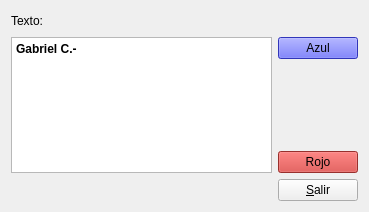
<?xml version="1.0" encoding="UTF-8"?>
<ui version="4.0">
 <class>Form</class>
 <widget class="QWidget" name="Form">
  <property name="geometry">
   <rect>
    <x>0</x>
    <y>0</y>
    <width>369</width>
    <height>212</height>
   </rect>
  </property>
  <property name="windowTitle">
   <string>Form</string>
  </property>
  <layout class="QGridLayout" name="gridLayout">
   <item row="0" column="0">
    <layout class="QHBoxLayout" name="horizontalLayout_2">
     <item>
      <widget class="QLabel" name="LabelTexto">
       <property name="text">
        <string>Texto:</string>
       </property>
      </widget>
     </item>
     <item>
      <spacer name="horizontalSpacer_2">
       <property name="orientation">
        <enum>Qt::Horizontal</enum>
       </property>
       <property name="sizeHint" stdset="0">
        <size>
         <width>208</width>
         <height>20</height>
        </size>
       </property>
      </spacer>
     </item>
    </layout>
   </item>
   <item row="0" column="1">
    <spacer name="verticalSpacer_3">
     <property name="orientation">
      <enum>Qt::Vertical</enum>
     </property>
     <property name="sizeHint" stdset="0">
      <size>
       <width>20</width>
       <height>19</height>
      </size>
     </property>
    </spacer>
   </item>
   <item row="1" column="0">
    <widget class="QTextBrowser" name="BrowserTexto">
     <property name="frameShape">
      <enum>QFrame::StyledPanel</enum>
     </property>
     <property name="documentTitle">
      <string/>
     </property>
     <property name="lineWrapMode">
      <enum>QTextEdit::WidgetWidth</enum>
     </property>
     <property name="readOnly">
      <bool>false</bool>
     </property>
     <property name="html">
      <string>&lt;!DOCTYPE HTML PUBLIC &quot;-//W3C//DTD HTML 4.0//EN&quot; &quot;http://www.w3.org/TR/REC-html40/strict.dtd&quot;&gt;
&lt;html&gt;&lt;head&gt;&lt;meta name=&quot;qrichtext&quot; content=&quot;1&quot; /&gt;&lt;style type=&quot;text/css&quot;&gt;
p, li { white-space: pre-wrap; }
&lt;/style&gt;&lt;/head&gt;&lt;body style=&quot; font-family:'Sans Serif'; font-size:9pt; font-weight:400; font-style:normal;&quot;&gt;
&lt;p align=&quot;justify&quot; style=&quot; margin-top:0px; margin-bottom:0px; margin-left:0px; margin-right:0px; -qt-block-indent:0; text-indent:0px;&quot;&gt;&lt;span style=&quot; font-weight:600;&quot;&gt;Gabriel C.-&lt;/span&gt;&lt;/p&gt;
&lt;p align=&quot;justify&quot; style=&quot;-qt-paragraph-type:empty; margin-top:0px; margin-bottom:0px; margin-left:0px; margin-right:0px; -qt-block-indent:0; text-indent:0px; font-weight:600;&quot;&gt;&lt;br /&gt;&lt;/p&gt;&lt;/body&gt;&lt;/html&gt;</string>
     </property>
    </widget>
   </item>
   <item row="1" column="1">
    <layout class="QVBoxLayout" name="verticalLayout">
     <item>
      <widget class="QPushButton" name="pushButton">
       <property name="palette">
        <palette>
         <active>
          <colorrole role="WindowText">
           <brush brushstyle="SolidPattern">
            <color alpha="255">
             <red>0</red>
             <green>0</green>
             <blue>0</blue>
            </color>
           </brush>
          </colorrole>
          <colorrole role="Button">
           <brush brushstyle="SolidPattern">
            <color alpha="242">
             <red>57</red>
             <green>63</green>
             <blue>255</blue>
            </color>
           </brush>
          </colorrole>
          <colorrole role="Light">
           <brush brushstyle="SolidPattern">
            <color alpha="242">
             <red>185</red>
             <green>187</green>
             <blue>255</blue>
            </color>
           </brush>
          </colorrole>
          <colorrole role="Midlight">
           <brush brushstyle="SolidPattern">
            <color alpha="242">
             <red>121</red>
             <green>125</green>
             <blue>255</blue>
            </color>
           </brush>
          </colorrole>
          <colorrole role="Dark">
           <brush brushstyle="SolidPattern">
            <color alpha="242">
             <red>28</red>
             <green>31</green>
             <blue>127</blue>
            </color>
           </brush>
          </colorrole>
          <colorrole role="Mid">
           <brush brushstyle="SolidPattern">
            <color alpha="242">
             <red>38</red>
             <green>42</green>
             <blue>170</blue>
            </color>
           </brush>
          </colorrole>
          <colorrole role="Text">
           <brush brushstyle="SolidPattern">
            <color alpha="255">
             <red>0</red>
             <green>0</green>
             <blue>0</blue>
            </color>
           </brush>
          </colorrole>
          <colorrole role="BrightText">
           <brush brushstyle="SolidPattern">
            <color alpha="255">
             <red>255</red>
             <green>255</green>
             <blue>255</blue>
            </color>
           </brush>
          </colorrole>
          <colorrole role="ButtonText">
           <brush brushstyle="SolidPattern">
            <color alpha="255">
             <red>0</red>
             <green>0</green>
             <blue>0</blue>
            </color>
           </brush>
          </colorrole>
          <colorrole role="Base">
           <brush brushstyle="SolidPattern">
            <color alpha="255">
             <red>255</red>
             <green>255</green>
             <blue>255</blue>
            </color>
           </brush>
          </colorrole>
          <colorrole role="Window">
           <brush brushstyle="SolidPattern">
            <color alpha="242">
             <red>57</red>
             <green>63</green>
             <blue>255</blue>
            </color>
           </brush>
          </colorrole>
          <colorrole role="Shadow">
           <brush brushstyle="SolidPattern">
            <color alpha="255">
             <red>0</red>
             <green>0</green>
             <blue>0</blue>
            </color>
           </brush>
          </colorrole>
          <colorrole role="AlternateBase">
           <brush brushstyle="SolidPattern">
            <color alpha="248">
             <red>156</red>
             <green>159</green>
             <blue>255</blue>
            </color>
           </brush>
          </colorrole>
          <colorrole role="ToolTipBase">
           <brush brushstyle="SolidPattern">
            <color alpha="255">
             <red>255</red>
             <green>255</green>
             <blue>220</blue>
            </color>
           </brush>
          </colorrole>
          <colorrole role="ToolTipText">
           <brush brushstyle="SolidPattern">
            <color alpha="255">
             <red>0</red>
             <green>0</green>
             <blue>0</blue>
            </color>
           </brush>
          </colorrole>
         </active>
         <inactive>
          <colorrole role="WindowText">
           <brush brushstyle="SolidPattern">
            <color alpha="255">
             <red>0</red>
             <green>0</green>
             <blue>0</blue>
            </color>
           </brush>
          </colorrole>
          <colorrole role="Button">
           <brush brushstyle="SolidPattern">
            <color alpha="242">
             <red>57</red>
             <green>63</green>
             <blue>255</blue>
            </color>
           </brush>
          </colorrole>
          <colorrole role="Light">
           <brush brushstyle="SolidPattern">
            <color alpha="242">
             <red>185</red>
             <green>187</green>
             <blue>255</blue>
            </color>
           </brush>
          </colorrole>
          <colorrole role="Midlight">
           <brush brushstyle="SolidPattern">
            <color alpha="242">
             <red>121</red>
             <green>125</green>
             <blue>255</blue>
            </color>
           </brush>
          </colorrole>
          <colorrole role="Dark">
           <brush brushstyle="SolidPattern">
            <color alpha="242">
             <red>28</red>
             <green>31</green>
             <blue>127</blue>
            </color>
           </brush>
          </colorrole>
          <colorrole role="Mid">
           <brush brushstyle="SolidPattern">
            <color alpha="242">
             <red>38</red>
             <green>42</green>
             <blue>170</blue>
            </color>
           </brush>
          </colorrole>
          <colorrole role="Text">
           <brush brushstyle="SolidPattern">
            <color alpha="255">
             <red>0</red>
             <green>0</green>
             <blue>0</blue>
            </color>
           </brush>
          </colorrole>
          <colorrole role="BrightText">
           <brush brushstyle="SolidPattern">
            <color alpha="255">
             <red>255</red>
             <green>255</green>
             <blue>255</blue>
            </color>
           </brush>
          </colorrole>
          <colorrole role="ButtonText">
           <brush brushstyle="SolidPattern">
            <color alpha="255">
             <red>0</red>
             <green>0</green>
             <blue>0</blue>
            </color>
           </brush>
          </colorrole>
          <colorrole role="Base">
           <brush brushstyle="SolidPattern">
            <color alpha="255">
             <red>255</red>
             <green>255</green>
             <blue>255</blue>
            </color>
           </brush>
          </colorrole>
          <colorrole role="Window">
           <brush brushstyle="SolidPattern">
            <color alpha="242">
             <red>57</red>
             <green>63</green>
             <blue>255</blue>
            </color>
           </brush>
          </colorrole>
          <colorrole role="Shadow">
           <brush brushstyle="SolidPattern">
            <color alpha="255">
             <red>0</red>
             <green>0</green>
             <blue>0</blue>
            </color>
           </brush>
          </colorrole>
          <colorrole role="AlternateBase">
           <brush brushstyle="SolidPattern">
            <color alpha="248">
             <red>156</red>
             <green>159</green>
             <blue>255</blue>
            </color>
           </brush>
          </colorrole>
          <colorrole role="ToolTipBase">
           <brush brushstyle="SolidPattern">
            <color alpha="255">
             <red>255</red>
             <green>255</green>
             <blue>220</blue>
            </color>
           </brush>
          </colorrole>
          <colorrole role="ToolTipText">
           <brush brushstyle="SolidPattern">
            <color alpha="255">
             <red>0</red>
             <green>0</green>
             <blue>0</blue>
            </color>
           </brush>
          </colorrole>
         </inactive>
         <disabled>
          <colorrole role="WindowText">
           <brush brushstyle="SolidPattern">
            <color alpha="242">
             <red>28</red>
             <green>31</green>
             <blue>127</blue>
            </color>
           </brush>
          </colorrole>
          <colorrole role="Button">
           <brush brushstyle="SolidPattern">
            <color alpha="242">
             <red>57</red>
             <green>63</green>
             <blue>255</blue>
            </color>
           </brush>
          </colorrole>
          <colorrole role="Light">
           <brush brushstyle="SolidPattern">
            <color alpha="242">
             <red>185</red>
             <green>187</green>
             <blue>255</blue>
            </color>
           </brush>
          </colorrole>
          <colorrole role="Midlight">
           <brush brushstyle="SolidPattern">
            <color alpha="242">
             <red>121</red>
             <green>125</green>
             <blue>255</blue>
            </color>
           </brush>
          </colorrole>
          <colorrole role="Dark">
           <brush brushstyle="SolidPattern">
            <color alpha="242">
             <red>28</red>
             <green>31</green>
             <blue>127</blue>
            </color>
           </brush>
          </colorrole>
          <colorrole role="Mid">
           <brush brushstyle="SolidPattern">
            <color alpha="242">
             <red>38</red>
             <green>42</green>
             <blue>170</blue>
            </color>
           </brush>
          </colorrole>
          <colorrole role="Text">
           <brush brushstyle="SolidPattern">
            <color alpha="242">
             <red>28</red>
             <green>31</green>
             <blue>127</blue>
            </color>
           </brush>
          </colorrole>
          <colorrole role="BrightText">
           <brush brushstyle="SolidPattern">
            <color alpha="255">
             <red>255</red>
             <green>255</green>
             <blue>255</blue>
            </color>
           </brush>
          </colorrole>
          <colorrole role="ButtonText">
           <brush brushstyle="SolidPattern">
            <color alpha="242">
             <red>28</red>
             <green>31</green>
             <blue>127</blue>
            </color>
           </brush>
          </colorrole>
          <colorrole role="Base">
           <brush brushstyle="SolidPattern">
            <color alpha="242">
             <red>57</red>
             <green>63</green>
             <blue>255</blue>
            </color>
           </brush>
          </colorrole>
          <colorrole role="Window">
           <brush brushstyle="SolidPattern">
            <color alpha="242">
             <red>57</red>
             <green>63</green>
             <blue>255</blue>
            </color>
           </brush>
          </colorrole>
          <colorrole role="Shadow">
           <brush brushstyle="SolidPattern">
            <color alpha="255">
             <red>0</red>
             <green>0</green>
             <blue>0</blue>
            </color>
           </brush>
          </colorrole>
          <colorrole role="AlternateBase">
           <brush brushstyle="SolidPattern">
            <color alpha="242">
             <red>57</red>
             <green>63</green>
             <blue>255</blue>
            </color>
           </brush>
          </colorrole>
          <colorrole role="ToolTipBase">
           <brush brushstyle="SolidPattern">
            <color alpha="255">
             <red>255</red>
             <green>255</green>
             <blue>220</blue>
            </color>
           </brush>
          </colorrole>
          <colorrole role="ToolTipText">
           <brush brushstyle="SolidPattern">
            <color alpha="255">
             <red>0</red>
             <green>0</green>
             <blue>0</blue>
            </color>
           </brush>
          </colorrole>
         </disabled>
        </palette>
       </property>
       <property name="text">
        <string>Azul</string>
       </property>
      </widget>
     </item>
     <item>
      <spacer name="verticalSpacer">
       <property name="orientation">
        <enum>Qt::Vertical</enum>
       </property>
       <property name="sizeHint" stdset="0">
        <size>
         <width>20</width>
         <height>18</height>
        </size>
       </property>
      </spacer>
     </item>
     <item>
      <widget class="QPushButton" name="pushButton_2">
       <property name="palette">
        <palette>
         <active>
          <colorrole role="WindowText">
           <brush brushstyle="SolidPattern">
            <color alpha="255">
             <red>0</red>
             <green>0</green>
             <blue>0</blue>
            </color>
           </brush>
          </colorrole>
          <colorrole role="Button">
           <brush brushstyle="SolidPattern">
            <color alpha="242">
             <red>207</red>
             <green>58</green>
             <blue>53</blue>
            </color>
           </brush>
          </colorrole>
          <colorrole role="Light">
           <brush brushstyle="SolidPattern">
            <color alpha="242">
             <red>255</red>
             <green>125</green>
             <blue>121</blue>
            </color>
           </brush>
          </colorrole>
          <colorrole role="Midlight">
           <brush brushstyle="SolidPattern">
            <color alpha="242">
             <red>231</red>
             <green>91</green>
             <blue>87</blue>
            </color>
           </brush>
          </colorrole>
          <colorrole role="Dark">
           <brush brushstyle="SolidPattern">
            <color alpha="242">
             <red>103</red>
             <green>29</green>
             <blue>26</blue>
            </color>
           </brush>
          </colorrole>
          <colorrole role="Mid">
           <brush brushstyle="SolidPattern">
            <color alpha="242">
             <red>138</red>
             <green>38</green>
             <blue>35</blue>
            </color>
           </brush>
          </colorrole>
          <colorrole role="Text">
           <brush brushstyle="SolidPattern">
            <color alpha="255">
             <red>0</red>
             <green>0</green>
             <blue>0</blue>
            </color>
           </brush>
          </colorrole>
          <colorrole role="BrightText">
           <brush brushstyle="SolidPattern">
            <color alpha="255">
             <red>255</red>
             <green>255</green>
             <blue>255</blue>
            </color>
           </brush>
          </colorrole>
          <colorrole role="ButtonText">
           <brush brushstyle="SolidPattern">
            <color alpha="255">
             <red>0</red>
             <green>0</green>
             <blue>0</blue>
            </color>
           </brush>
          </colorrole>
          <colorrole role="Base">
           <brush brushstyle="SolidPattern">
            <color alpha="255">
             <red>255</red>
             <green>255</green>
             <blue>255</blue>
            </color>
           </brush>
          </colorrole>
          <colorrole role="Window">
           <brush brushstyle="SolidPattern">
            <color alpha="242">
             <red>207</red>
             <green>58</green>
             <blue>53</blue>
            </color>
           </brush>
          </colorrole>
          <colorrole role="Shadow">
           <brush brushstyle="SolidPattern">
            <color alpha="255">
             <red>0</red>
             <green>0</green>
             <blue>0</blue>
            </color>
           </brush>
          </colorrole>
          <colorrole role="AlternateBase">
           <brush brushstyle="SolidPattern">
            <color alpha="248">
             <red>231</red>
             <green>156</green>
             <blue>154</blue>
            </color>
           </brush>
          </colorrole>
          <colorrole role="ToolTipBase">
           <brush brushstyle="SolidPattern">
            <color alpha="255">
             <red>255</red>
             <green>255</green>
             <blue>220</blue>
            </color>
           </brush>
          </colorrole>
          <colorrole role="ToolTipText">
           <brush brushstyle="SolidPattern">
            <color alpha="255">
             <red>0</red>
             <green>0</green>
             <blue>0</blue>
            </color>
           </brush>
          </colorrole>
         </active>
         <inactive>
          <colorrole role="WindowText">
           <brush brushstyle="SolidPattern">
            <color alpha="255">
             <red>0</red>
             <green>0</green>
             <blue>0</blue>
            </color>
           </brush>
          </colorrole>
          <colorrole role="Button">
           <brush brushstyle="SolidPattern">
            <color alpha="242">
             <red>207</red>
             <green>58</green>
             <blue>53</blue>
            </color>
           </brush>
          </colorrole>
          <colorrole role="Light">
           <brush brushstyle="SolidPattern">
            <color alpha="242">
             <red>255</red>
             <green>125</green>
             <blue>121</blue>
            </color>
           </brush>
          </colorrole>
          <colorrole role="Midlight">
           <brush brushstyle="SolidPattern">
            <color alpha="242">
             <red>231</red>
             <green>91</green>
             <blue>87</blue>
            </color>
           </brush>
          </colorrole>
          <colorrole role="Dark">
           <brush brushstyle="SolidPattern">
            <color alpha="242">
             <red>103</red>
             <green>29</green>
             <blue>26</blue>
            </color>
           </brush>
          </colorrole>
          <colorrole role="Mid">
           <brush brushstyle="SolidPattern">
            <color alpha="242">
             <red>138</red>
             <green>38</green>
             <blue>35</blue>
            </color>
           </brush>
          </colorrole>
          <colorrole role="Text">
           <brush brushstyle="SolidPattern">
            <color alpha="255">
             <red>0</red>
             <green>0</green>
             <blue>0</blue>
            </color>
           </brush>
          </colorrole>
          <colorrole role="BrightText">
           <brush brushstyle="SolidPattern">
            <color alpha="255">
             <red>255</red>
             <green>255</green>
             <blue>255</blue>
            </color>
           </brush>
          </colorrole>
          <colorrole role="ButtonText">
           <brush brushstyle="SolidPattern">
            <color alpha="255">
             <red>0</red>
             <green>0</green>
             <blue>0</blue>
            </color>
           </brush>
          </colorrole>
          <colorrole role="Base">
           <brush brushstyle="SolidPattern">
            <color alpha="255">
             <red>255</red>
             <green>255</green>
             <blue>255</blue>
            </color>
           </brush>
          </colorrole>
          <colorrole role="Window">
           <brush brushstyle="SolidPattern">
            <color alpha="242">
             <red>207</red>
             <green>58</green>
             <blue>53</blue>
            </color>
           </brush>
          </colorrole>
          <colorrole role="Shadow">
           <brush brushstyle="SolidPattern">
            <color alpha="255">
             <red>0</red>
             <green>0</green>
             <blue>0</blue>
            </color>
           </brush>
          </colorrole>
          <colorrole role="AlternateBase">
           <brush brushstyle="SolidPattern">
            <color alpha="248">
             <red>231</red>
             <green>156</green>
             <blue>154</blue>
            </color>
           </brush>
          </colorrole>
          <colorrole role="ToolTipBase">
           <brush brushstyle="SolidPattern">
            <color alpha="255">
             <red>255</red>
             <green>255</green>
             <blue>220</blue>
            </color>
           </brush>
          </colorrole>
          <colorrole role="ToolTipText">
           <brush brushstyle="SolidPattern">
            <color alpha="255">
             <red>0</red>
             <green>0</green>
             <blue>0</blue>
            </color>
           </brush>
          </colorrole>
         </inactive>
         <disabled>
          <colorrole role="WindowText">
           <brush brushstyle="SolidPattern">
            <color alpha="242">
             <red>103</red>
             <green>29</green>
             <blue>26</blue>
            </color>
           </brush>
          </colorrole>
          <colorrole role="Button">
           <brush brushstyle="SolidPattern">
            <color alpha="242">
             <red>207</red>
             <green>58</green>
             <blue>53</blue>
            </color>
           </brush>
          </colorrole>
          <colorrole role="Light">
           <brush brushstyle="SolidPattern">
            <color alpha="242">
             <red>255</red>
             <green>125</green>
             <blue>121</blue>
            </color>
           </brush>
          </colorrole>
          <colorrole role="Midlight">
           <brush brushstyle="SolidPattern">
            <color alpha="242">
             <red>231</red>
             <green>91</green>
             <blue>87</blue>
            </color>
           </brush>
          </colorrole>
          <colorrole role="Dark">
           <brush brushstyle="SolidPattern">
            <color alpha="242">
             <red>103</red>
             <green>29</green>
             <blue>26</blue>
            </color>
           </brush>
          </colorrole>
          <colorrole role="Mid">
           <brush brushstyle="SolidPattern">
            <color alpha="242">
             <red>138</red>
             <green>38</green>
             <blue>35</blue>
            </color>
           </brush>
          </colorrole>
          <colorrole role="Text">
           <brush brushstyle="SolidPattern">
            <color alpha="242">
             <red>103</red>
             <green>29</green>
             <blue>26</blue>
            </color>
           </brush>
          </colorrole>
          <colorrole role="BrightText">
           <brush brushstyle="SolidPattern">
            <color alpha="255">
             <red>255</red>
             <green>255</green>
             <blue>255</blue>
            </color>
           </brush>
          </colorrole>
          <colorrole role="ButtonText">
           <brush brushstyle="SolidPattern">
            <color alpha="242">
             <red>103</red>
             <green>29</green>
             <blue>26</blue>
            </color>
           </brush>
          </colorrole>
          <colorrole role="Base">
           <brush brushstyle="SolidPattern">
            <color alpha="242">
             <red>207</red>
             <green>58</green>
             <blue>53</blue>
            </color>
           </brush>
          </colorrole>
          <colorrole role="Window">
           <brush brushstyle="SolidPattern">
            <color alpha="242">
             <red>207</red>
             <green>58</green>
             <blue>53</blue>
            </color>
           </brush>
          </colorrole>
          <colorrole role="Shadow">
           <brush brushstyle="SolidPattern">
            <color alpha="255">
             <red>0</red>
             <green>0</green>
             <blue>0</blue>
            </color>
           </brush>
          </colorrole>
          <colorrole role="AlternateBase">
           <brush brushstyle="SolidPattern">
            <color alpha="242">
             <red>207</red>
             <green>58</green>
             <blue>53</blue>
            </color>
           </brush>
          </colorrole>
          <colorrole role="ToolTipBase">
           <brush brushstyle="SolidPattern">
            <color alpha="255">
             <red>255</red>
             <green>255</green>
             <blue>220</blue>
            </color>
           </brush>
          </colorrole>
          <colorrole role="ToolTipText">
           <brush brushstyle="SolidPattern">
            <color alpha="255">
             <red>0</red>
             <green>0</green>
             <blue>0</blue>
            </color>
           </brush>
          </colorrole>
         </disabled>
        </palette>
       </property>
       <property name="text">
        <string>Rojo</string>
       </property>
      </widget>
     </item>
    </layout>
   </item>
   <item row="2" column="0">
    <spacer name="verticalSpacer_2">
     <property name="orientation">
      <enum>Qt::Vertical</enum>
     </property>
     <property name="sizeHint" stdset="0">
      <size>
       <width>20</width>
       <height>0</height>
      </size>
     </property>
    </spacer>
   </item>
   <item row="3" column="0" colspan="2">
    <layout class="QHBoxLayout" name="horizontalLayout">
     <item>
      <spacer name="horizontalSpacer">
       <property name="orientation">
        <enum>Qt::Horizontal</enum>
       </property>
       <property name="sizeHint" stdset="0">
        <size>
         <width>198</width>
         <height>20</height>
        </size>
       </property>
      </spacer>
     </item>
     <item>
      <widget class="QPushButton" name="pushButton_3">
       <property name="text">
        <string>&amp;Salir</string>
       </property>
      </widget>
     </item>
    </layout>
   </item>
  </layout>
 </widget>
 <resources/>
 <connections>
  <connection>
   <sender>pushButton_3</sender>
   <signal>clicked()</signal>
   <receiver>Form</receiver>
   <slot>close()</slot>
   <hints>
    <hint type="sourcelabel">
     <x>314</x>
     <y>197</y>
    </hint>
    <hint type="destinationlabel">
     <x>133</x>
     <y>178</y>
    </hint>
   </hints>
  </connection>
 </connections>
</ui>
